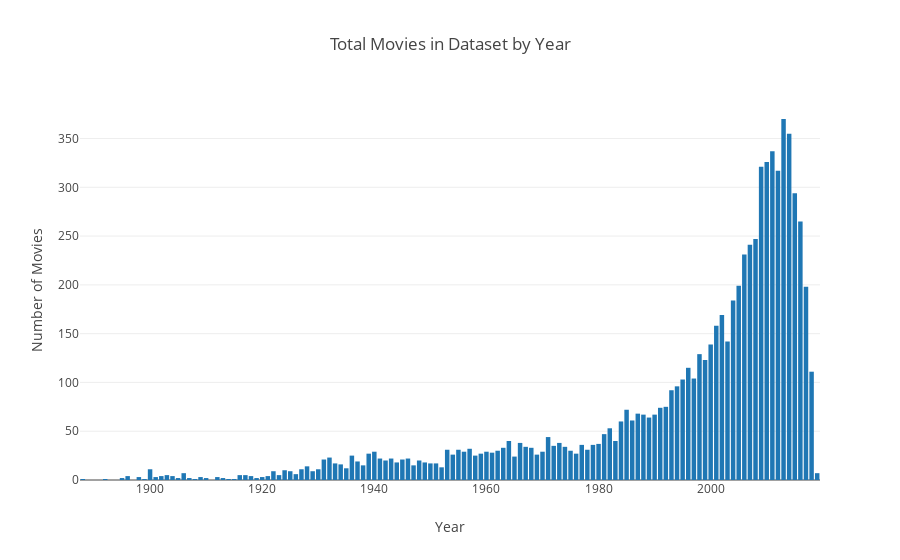

This figure's notebook cell:
### Code cell
trace = go.Bar(
            x=[year for year in year_counts.index],
            y=[count for count in year_counts.values]
)
data = [trace]    
layout = go.Layout(title="Total Movies in Dataset by Year", xaxis=dict(title="Year"), 
                   yaxis=dict(title="Number of Movies"))

fig = go.Figure(data=data, layout=layout)
iplot(fig)

### Figure 1 — Plotly figure (JSON) as saved in the notebook; plotly's stock layout.template omitted (floating-point values rounded to 4 significant figures)
{"data": [{"type": "bar", "uid": "23ca84ee-cb15-450e-95d3-5c2ca84e6ab0", "x": [1888, 1892, 1895, 1896, 1898, 1899, 1900, 1901, 1902, 1903, 1904, 1905, 1906, 1907, 1908, 1909, 1910, 1912, 1913, 1914, 1915, 1916, 1917, 1918, 1919, 1920, 1921, 1922, 1923, 1924, 1925, 1926, 1927, 1928, 1929, 1930, 1931, 1932, 1933, 1934, 1935, 1936, 1937, 1938, 1939, 1940, 1941, 1942, 1943, 1944, 1945, 1946, 1947, 1948, 1949, 1950, 1951, 1952, 1953, 1954, 1955, 1956, 1957, 1958, 1959, 1960, 1961, 1962, 1963, 1964, 1965, 1966, 1967, 1968, 1969, 1970, 1971, 1972, 1973, 1974, 1975, 1976, 1977, 1978, 1979, 1980, 1981, 1982, 1983, 1984, 1985, 1986, 1987, 1988, 1989, 1990, 1991, 1992, 1993, 1994, 1995, 1996, 1997, 1998, 1999, 2000, 2001, 2002, 2003, 2004, 2005, 2006, 2007, 2008, 2009, 2010, 2011, 2012, 2013, 2014, 2015, 2016, 2017, 2018, 2019], "y": [1, 1, 2, 4, 3, 1, 11, 3, 4, 5, 4, 2, 7, 2, 1, 3, 2, 3, 2, 1, 1, 5, 5, 4, 2, 3, 4, 9, 5, 10, 9, 6, 11, 14, 9, 11, 21, 23, 17, 16, 12, 25, 19, 15, 27, 29, 22, 20, 22, 18, 21, 22, 15, 20, 18, 17, 17, 13, 31, 26, 31, 29, 32, 25, 27, 29, 28, 30, 33, 40, 24, 38, 34, 33, 26, 29, 44, 35, 38, 34, 30, 27, 36, 31, 36, 37, 47, 53, 40, 60, 72, 61, 68, 67, 64, 67, 74, 75, 92, 96, 103, 115, 104, 129, 123, 139, 158, 169, 142, 184, 199, 231, 241, 247, 321, 326, 337, 317, 370, 355, 294, 265, 198, 111, 7]}], "layout": {"autosize": true, "title": {"text": "Total Movies in Dataset by Year"}, "xaxis": {"autorange": true, "range": [1888.0, 2020.0], "title": {"text": "Year"}, "type": "linear"}, "yaxis": {"autorange": true, "range": [0, 389.5], "title": {"text": "Number of Movies"}, "type": "linear"}}}
